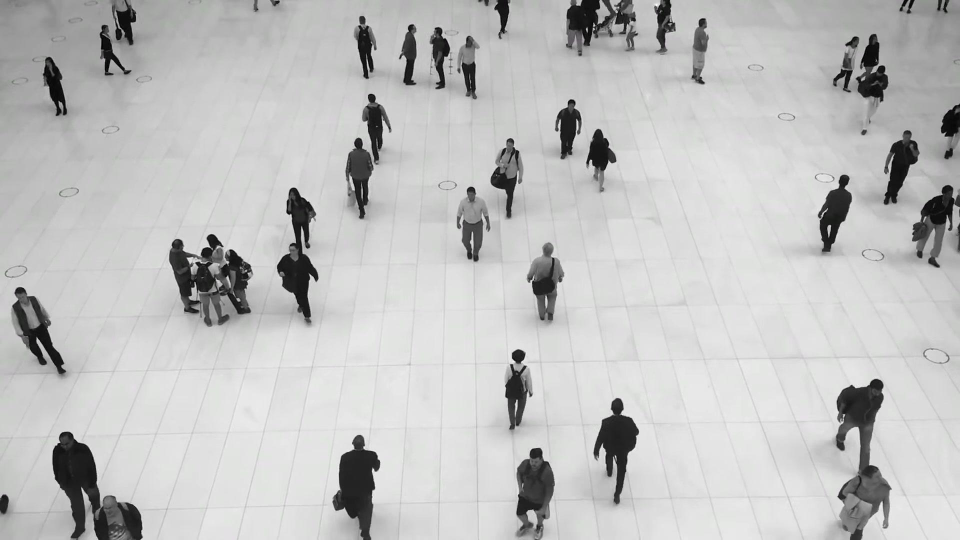
#> input picture Social Distancing Demo/misc/100.jpg, 1920 x 1080 px (shown at 1/2 size)
$ jupyter execute --allow-errors social_distancing.ipynb
#> lines starting #> are read from the running program, lines starting #| are printed output that depends on the picture; after the words box and inside, x2 and y2 are one past the last pixel; in counts of white or black regions, pixels touching at a corner belong together
### Social Distancing Demo/social_distancing.py
import cv2
import base64
import numpy as np
from matplotlib.cm import get_cmap
import matplotlib
from matplotlib.colors import LinearSegmentedColormap
from matplotlib.colors import Normalize
from scipy.spatial import cKDTree
import itertools

class SocialDistancing():
    def __init__(self, image_shape=(1080,1920,3), map_view=False, homography_matrix=False, max_distance_detection=80, max_distance_detection_crowd=40, min_crowd_size=3):
        self.map_view = map_view
        self.homography_matrix = homography_matrix
        self.max_distance_detection = max_distance_detection
        self.max_distance_detection_crowd = max_distance_detection_crowd
        self.min_crowd_size = min_crowd_size
        if map_view == True:
            P = np.array([[0,image_shape[1],image_shape[1],0],[0,0,image_shape[0],image_shape[0]],[1,1,1,1]])
            h__ = homography_matrix.dot(P)
            self.max_x, self.max_y = int(np.max(h__[0] / h__[2])), int(np.max(h__[1] / h__[2]))

    # Function which is called by SAS Event Stream Processing - Output: Combined image of camera view and map view
    # [229 lines left out: functions func_social_distancing, toworld, get_line_coordinates, crowd_detection, get_crowd_coordinates, intersection and 2 more, not called in this run]

### Social Distancing Demo/social_distancing.ipynb
# Import required libraries
* <b>OpenCV (cv2)</b> to calculate the homography matrix
* <b>social_distancing</b> to calculate distances, detect crowds, etc
* <b>Others</b> for various other tasks

[cell 1]
from ctypes import *
import math
import random
import os
import cv2
import numpy as np
import time
import darknet
from social_distancing import SocialDistancing
from matplotlib import pyplot as plt

## Calculate Homography Matrix for camera image transformation
Distances on images do not always represent the real world distance. In this example we can see that the distance between people in the front (356 pixels) is highly overestimated and maps to a real distance of only 149 pixels.<br>
The opposite is the case if we look at people in the back where a distance of 62 pixels maps to a real distance of 83 pixels.<br>

To obtain real distances you have to transform your image - e.g. by a homography matrix.<br>
In order to verify that the transformation worked, I've drawn a rectangle on the image including 4 points that will be mapped to a transformed image. (Look at the tiles)<br>
If everything works well, the transformed image should show a real rectangle.<br>

This transformation matrix will be integrated into our scoring process.

[cell 2]
# Load input image an find a minimum of 4 points and their corresponding mappings to your map
img = cv2.imread('misc/100.jpg')
#> img is the input picture: shape (1080, 1920, 3); mean B, G, R 191.8, 192.1, 191.9
pts_src = np.array([[290, 160], [33, 543], [1749, 513],[1512, 137]]) # points on camera image
pts_dst = np.array([[0, 0], [0, 270], [480, 270],[480, 0]]) # points on map image

# Visualize your points
cv2.circle(img,(290,160), 10, (0,0,255), -1)
#> img: shape (1080, 1920, 3); 0.02% of pixels changed, all inside (x1, y1, x2, y2) = (280, 150, 301, 171)
cv2.circle(img,(33,543), 10, (0,0,255), -1)
#> img: shape (1080, 1920, 3); mean B, G, R 191.7, 192.1, 191.9
cv2.circle(img,(1749, 513), 10, (0,0,255), -1)
#> img: shape (1080, 1920, 3); mean B, G, R 191.7, 192, 191.9
cv2.circle(img,(1512,137), 10, (0,0,255), -1)
#> img: shape (1080, 1920, 3); mean B, G, R 191.7, 192, 191.9
cv2.polylines(img, [pts_src.reshape((-1,1,2))],True,(255,255,0),3)

# Example people (show big distance differences)
# Example 1
p1, p2 = (714,964), (1070,976)
cv2.circle(img,p1, 10, (0,0,255), -1)
#> img: shape (1080, 1920, 3); mean B, G, R 192.3, 192.7, 190.3
cv2.circle(img,p2, 10, (0,0,255), -1)
#> img: shape (1080, 1920, 3); mean B, G, R 192.3, 192.6, 190.3
cv2.line(img,p1,p2,(255,128,0),4)
dst = int(np.sqrt( ((p1[0]-p2[0])**2)+((p1[1]-p2[1])**2) ))
text_pt_x = int((p1[0]+p2[0]) / 2)
text_pt_y = int((p1[1]+p2[1]) / 2)
cv2.putText(img, str(dst), (text_pt_x,text_pt_y), cv2.FONT_HERSHEY_SIMPLEX, 3, (255,128,0), 5, cv2.LINE_AA)
# Example 2
p3, p4 = (818,98), (880,105)
cv2.circle(img,p3, 10, (0,0,255), -1)
#> img: shape (1080, 1920, 3); mean B, G, R 192.5, 192.5, 189.8
cv2.circle(img,p4, 10, (0,0,255), -1)
#> img: shape (1080, 1920, 3); mean B, G, R 192.5, 192.5, 189.8
cv2.line(img,p3,p4,(255,128,0),4)
#> img: shape (1080, 1920, 3); mean B, G, R 192.5, 192.5, 189.8
dst = int(np.sqrt( ((p3[0]-p4[0])**2)+((p3[1]-p4[1])**2) ))
text_pt_x = int((p3[0]+p4[0]) / 2)
text_pt_y = int((p3[1]+p4[1]) / 2)
cv2.putText(img, str(dst), (text_pt_x,text_pt_y), cv2.FONT_HERSHEY_SIMPLEX, 3, (255,128,0), 5, cv2.LINE_AA)
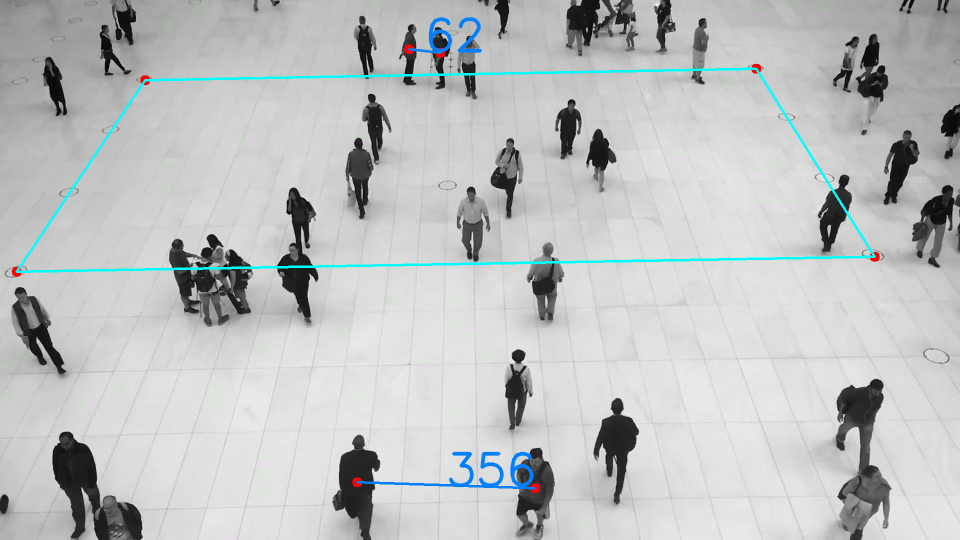
#> img: shape (1080, 1920, 3) (shown at 1/2 size); mean B, G, R 192.6, 192.4, 189.6

# Calculate Homography matrix and apply to camera image (This is the important part for ESP!)
h, status = cv2.findHomography(pts_src, pts_dst)
P = np.array([[0,1920,1920,0],[0,0,1080,1080],[1,1,1,1]])
h_ = h.dot(P)
min_x, min_y = np.min(h_[0] / h_[2]), np.min(h_[1]/h_[2])
trans_mat = np.array([[1,0,-min_x], [0,1,-min_y],[0,0,1]])
F = trans_mat.dot(h)
h__ = F.dot(P)
max_x, max_y = int(np.max(h__[0] / h__[2])), int(np.max(h__[1] / h__[2]))
im_out = cv2.warpPerspective(img, F, (max_x, max_y))
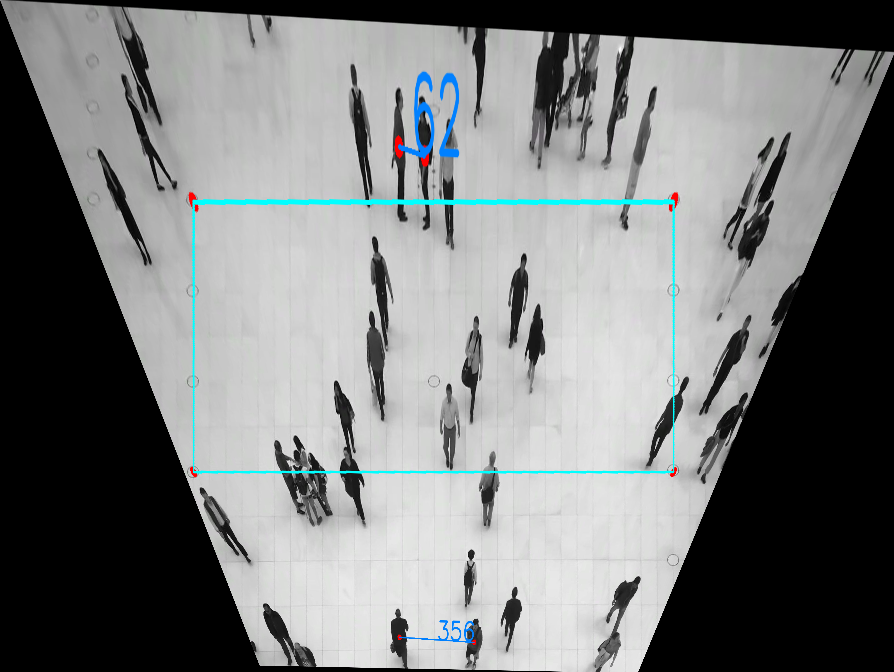
#> im_out: shape (672, 894, 3); mean B, G, R 124.9, 124.7, 122.5

# Visualize corrected distance on transformed image
im_out2 = cv2.imread('misc/100.jpg')
cv2.circle(im_out2,(290,160), 10, (0,0,255), -1)
cv2.circle(im_out2,(33,543), 10, (0,0,255), -1)
cv2.circle(im_out2,(1749, 513), 10, (0,0,255), -1)
cv2.circle(im_out2,(1512,137), 10, (0,0,255), -1)
cv2.polylines(im_out2, [pts_src.reshape((-1,1,2))],True,(255,255,0),3)
im_out2 = cv2.warpPerspective(im_out2, F, (max_x, max_y))
def toworld(xy):
    imagepoint = [xy[0], xy[1], 1]
    worldpoint = np.array(np.dot(np.array(F),imagepoint))
    scalar = worldpoint[2]
    xworld = int(worldpoint[0]/scalar)
    yworld = int(worldpoint[1]/scalar)
    return xworld, yworld
p1_real, p2_real = toworld(p1), toworld(p2)
p3_real, p4_real = toworld(p3), toworld(p4)
dst = int(np.sqrt( ((p1_real[0]*(max_x/1920)-p2_real[0]*(max_y/1080))**2)+((p1_real[1]*(max_x/1920)-p2_real[1]*(max_y/1080))**2) ))
text_pt_x = int((p1_real[0]+p2_real[0]) / 2)
text_pt_y = int((p1_real[1]+p2_real[1]) / 2)
cv2.circle(im_out2,p1_real, 10, (0,0,255), -1)
cv2.circle(im_out2,p2_real, 10, (0,0,255), -1)
cv2.line(im_out2,p1_real,p2_real,(255,128,0),4)
cv2.putText(im_out2, str(dst), (text_pt_x-20,text_pt_y-10), cv2.FONT_HERSHEY_SIMPLEX, 1, (255,128,0), 2, cv2.LINE_AA)
dst = int(np.sqrt( ((p3_real[0]*(max_x/1920)-p4_real[0]*(max_y/1080))**2)+((p3_real[1]*(max_x/1920)-p4_real[1]*(max_y/1080))**2) ))
text_pt_x = int((p3_real[0]+p4_real[0]) / 2)
text_pt_y = int((p3_real[1]+p4_real[1]) / 2)
cv2.circle(im_out2,p3_real, 10, (0,0,255), -1)
cv2.circle(im_out2,p4_real, 10, (0,0,255), -1)
cv2.line(im_out2,p3_real,p4_real,(255,128,0),4)
#> im_out2: shape (672, 894, 3); mean B, G, R 124.6, 124.6, 122.8
cv2.putText(im_out2, str(dst), (text_pt_x-20,text_pt_y-10), cv2.FONT_HERSHEY_SIMPLEX, 1, (255,128,0), 2, cv2.LINE_AA)
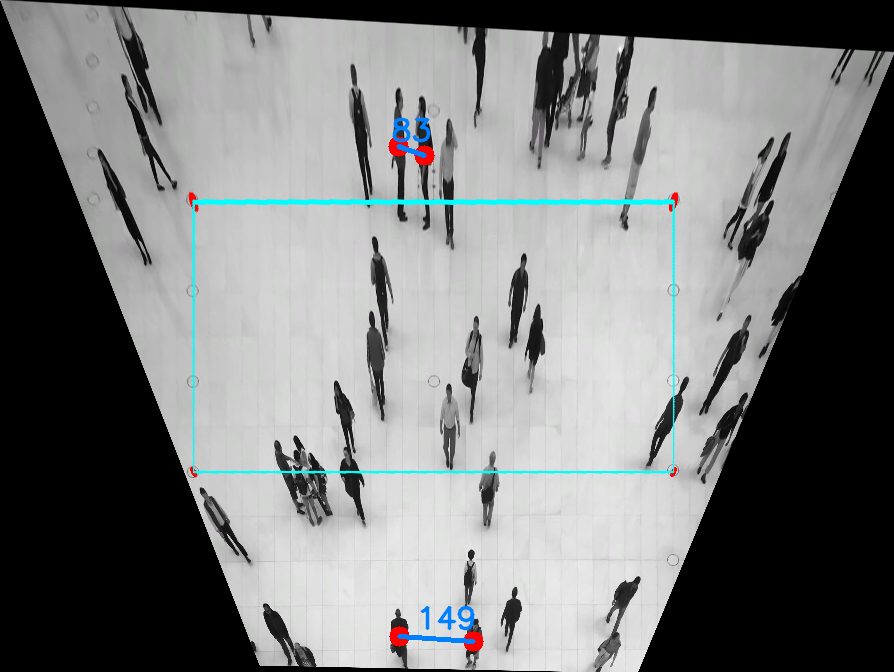
#> im_out2: shape (672, 894, 3); mean B, G, R 124.7, 124.6, 122.7

# Visualization of camera image and transformed image
fig,axes = plt.subplots(nrows = 3, ncols = 1, figsize=(30,30))
axes[0].set_title('Original Camera Image', fontsize=20)
axes[0].imshow(img)
axes[1].set_title('Transformed Image using Homography Matrix (wrong distances)', fontsize=20)
axes[1].imshow(cv2.resize(im_out, (1920,1080)))
axes[2].set_title('Transformed Image using Homography Matrix (corrected distances)', fontsize=20)
axes[2].imshow(cv2.resize(im_out2, (1920,1080)))
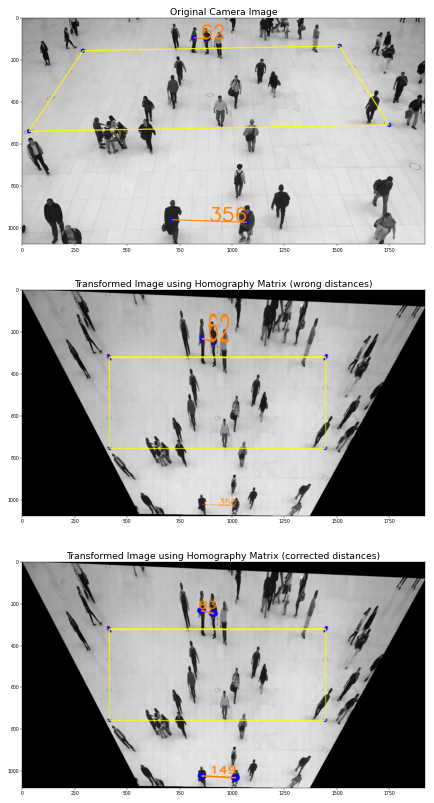
#> figure drawn by matplotlib, 3 panels; B, G, R data is drawn as R, G, B

## Create our Social Distancing class
The class does the following:
1. Transform coordinates of detected people via homography matrix
2. Calculate distances between people
3. Detect crowds
4. Visualize the results on the image and via a 2D top-view map

[cell 3]
social_distancing = SocialDistancing(image_shape=(1080,1920,3), map_view=True, homography_matrix=F, max_distance_detection=80, max_distance_detection_crowd=40, min_crowd_size=3)
